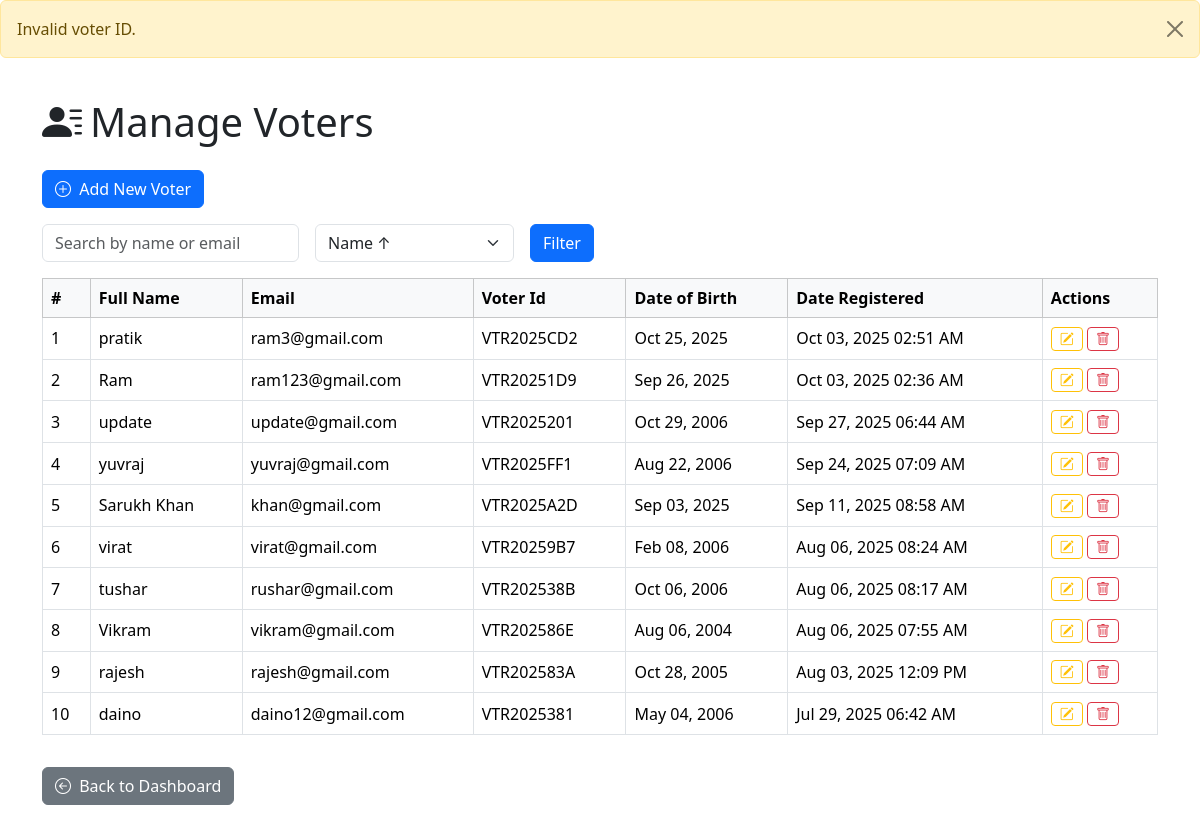
Screenshot of /admin/manage_voters.php?msg=invalidid (signed in) with the database file from the repository.
### tables this page shows
CREATE TABLE `voters` (
  `id` int(11) NOT NULL,
  `name` varchar(100) NOT NULL,
  `voter_id` varchar(50) NOT NULL,
  `dob` date NOT NULL,
  `email` varchar(100) NOT NULL,
  `password` varchar(255) NOT NULL,
  `has_voted` tinyint(1) NOT NULL DEFAULT 0,
  `registered_at` timestamp NULL DEFAULT current_timestamp(),
  `profile_photo` varchar(255) DEFAULT NULL
);

### admin/manage_voters.php (the view, shortened to what this page needs)
<?php
require '../db.php';
$sort = $_GET['sort'] ?? 'date_desc';
$whereClauses = [];
$params = [];
$paramTypes = '';
$allowedSorts = [
    'name_asc' => 'name ASC',
    'name_desc' => 'name DESC',
    'date_asc' => 'registered_at ASC',
    'date_desc' => 'registered_at DESC'
];
$orderBy = $allowedSorts[$sort] ?? 'registered_at DESC';
$itemsPerPage = 10;
$page = max(1, (int)($_GET['page'] ?? 1));
$offset = ($page - 1) * $itemsPerPage;
$whereSQL = count($whereClauses) ? 'WHERE ' . implode(' AND ', $whereClauses) : '';
$sql = "SELECT id, name, email, voter_id, dob, registered_at FROM voters $whereSQL ORDER BY $orderBy LIMIT ? OFFSET ?";
$stmt = $conn->prepare($sql);
if ($paramTypes) {
    $fullParamTypes = $paramTypes . 'ii';
    $allParams = array_merge($params, [$itemsPerPage, $offset]);
    $stmt->bind_param($fullParamTypes, ...$allParams);
} else {
    $stmt->bind_param('ii', $itemsPerPage, $offset);
}
$stmt->execute();
$result = $stmt->get_result();
?>
<?php if (isset($_GET['msg'])): ?>
    <?php
    $alertClass = 'alert-info';
    $message = '';
    switch ($_GET['msg']) {
        case 'invalidid':
            $alertClass = 'alert-warning';
            $message = 'Invalid voter ID.';
            break;
    }
    ?>
    <div class="alert <?= $alertClass ?> alert-dismissible fade show" role="alert">
        <?= htmlspecialchars($message) ?>
        <button type="button" class="btn-close" data-bs-dismiss="alert" aria-label="Close"></button>
    </div>
<?php endif; ?>
<!DOCTYPE html>
<html lang="en">
<head>
    <link href="https://cdn.jsdelivr.net/npm/bootstrap@5.3.2/dist/css/bootstrap.min.css" rel="stylesheet" />
    <link href="https://cdn.jsdelivr.net/npm/bootstrap-icons@1.11.3/font/bootstrap-icons.min.css" rel="stylesheet" />
</head>
<body>
<div class="container py-4">
    <h1 class="mb-4"><i class="bi bi-person-lines-fill me-2"></i>Manage Voters</h1>
    <a href="add_voter.php" class="btn btn-primary mb-3">
        <i class="bi bi-plus-circle me-1"></i> Add New Voter
    </a>
    <div class="table-responsive">
        <form method="get" class="row g-3 mb-3 align-items-center">
    <div class="col-auto">
        <input type="text" name="search" class="form-control" placeholder="Search by name or email" value="<?= htmlspecialchars($_GET['search'] ?? '') ?>">
    </div>
    <div class="col-auto">
        <select name="sort" class="form-select">
            <option value="name_asc" <?= ($_GET['sort'] ?? '') === 'name_asc' ? 'selected' : '' ?>>Name ↑</option>
        </select>
    </div>
    <div class="col-auto">
        <button type="submit" class="btn btn-primary">Filter</button>
    </div>
</form>
        <table class="table table-bordered align-middle">
            <thead class="table-light">
                <tr>
                    <th>#</th>
                    <th>Full Name</th>
                    <th>Email</th>
                    <th>Voter Id</th>
                    <th>Date of Birth</th>
                    <th>Date Registered</th>
                    <th>Actions</th>
                </tr>
            </thead>
            <tbody>
                <?php if ($result && $result->num_rows > 0): ?>
    <?php $count = $offset + 1; ?>
    <?php while ($voter = $result->fetch_assoc()): ?>
        <tr>
            <td><?= $count++ ?></td>
            <td><?= htmlspecialchars($voter['name']) ?></td>
            <td><?= htmlspecialchars($voter['email']) ?></td>
            <td><?= htmlspecialchars($voter['voter_id']) ?> </td>
            <td><?= date('M d, Y', strtotime($voter['dob'])) ?></td>
            <td><?= date('M d, Y h:i A', strtotime($voter['registered_at'])) ?></td>
            <td>
                                <a href="edit_voter.php?id=<?= $voter['id'] ?>" class="btn btn-sm btn-outline-warning" title="Edit">
                                    <i class="bi bi-pencil-square"></i>
                                </a>
                                <a href="delete_voter.php?id=<?= $voter['id'] ?>" class="btn btn-sm btn-outline-danger" onclick="return confirm('Are you sure to delete this voter?')" title="Delete">
                                    <i class="bi bi-trash"></i>
                                </a>
            </td>
        </tr>
    <?php endwhile; ?>
<?php else: ?>
    <tr>
        <td colspan="5" class="text-center text-muted">No voters found.</td>
    </tr>
<?php endif; ?>
            </tbody>
        </table>
    </div>
    <a href="admin_dashboard.php" class="btn btn-secondary mt-3">
        <i class="bi bi-arrow-left-circle me-1"></i> Back to Dashboard
    </a>
</div>
</body>
</html>

### rows the page displays
voters: name "pratik", email "ram3@gmail.com", voter "VTR2025CD2", dob "Oct 25, 2025", registered_at "Oct 03, 2025 02:51 AM"
voters: name "Ram", email "ram123@gmail.com", voter "VTR20251D9", dob "Sep 26, 2025", registered_at "Oct 03, 2025 02:36 AM"
voters: name "update", email "update@gmail.com", voter "VTR2025201", dob "Oct 29, 2006", registered_at "Sep 27, 2025 06:44 AM"
voters: name "yuvraj", email "yuvraj@gmail.com", voter "VTR2025FF1", dob "Aug 22, 2006", registered_at "Sep 24, 2025 07:09 AM"
voters: name "Sarukh Khan", email "khan@gmail.com", voter "VTR2025A2D", dob "Sep 03, 2025", registered_at "Sep 11, 2025 08:58 AM"
voters: name "virat", email "virat@gmail.com", voter "VTR20259B7", dob "Feb 08, 2006", registered_at "Aug 06, 2025 08:24 AM"
voters: name "tushar", email "rushar@gmail.com", voter "VTR202538B", dob "Oct 06, 2006", registered_at "Aug 06, 2025 08:17 AM"
voters: name "Vikram", email "vikram@gmail.com", voter "VTR202586E", dob "Aug 06, 2004", registered_at "Aug 06, 2025 07:55 AM"
voters: name "rajesh", email "rajesh@gmail.com", voter "VTR202583A", dob "Oct 28, 2005", registered_at "Aug 03, 2025 12:09 PM"
voters: name "daino", email "daino12@gmail.com", voter "VTR2025381", dob "May 04, 2006", registered_at "Jul 29, 2025 06:42 AM"

### other values shown
$message "Invalid voter ID."
